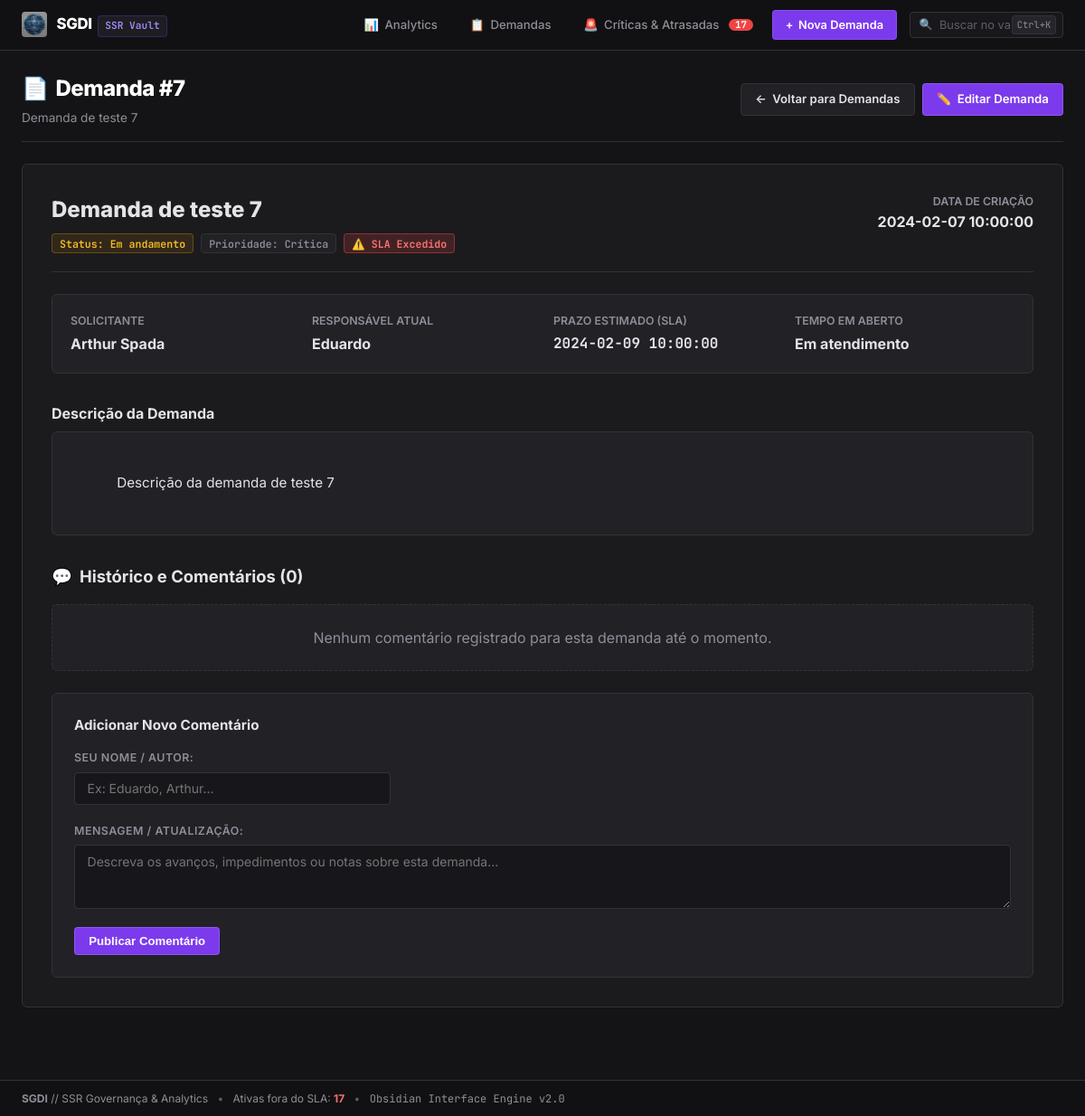
Page /detalhes/7 on the earlier database version.
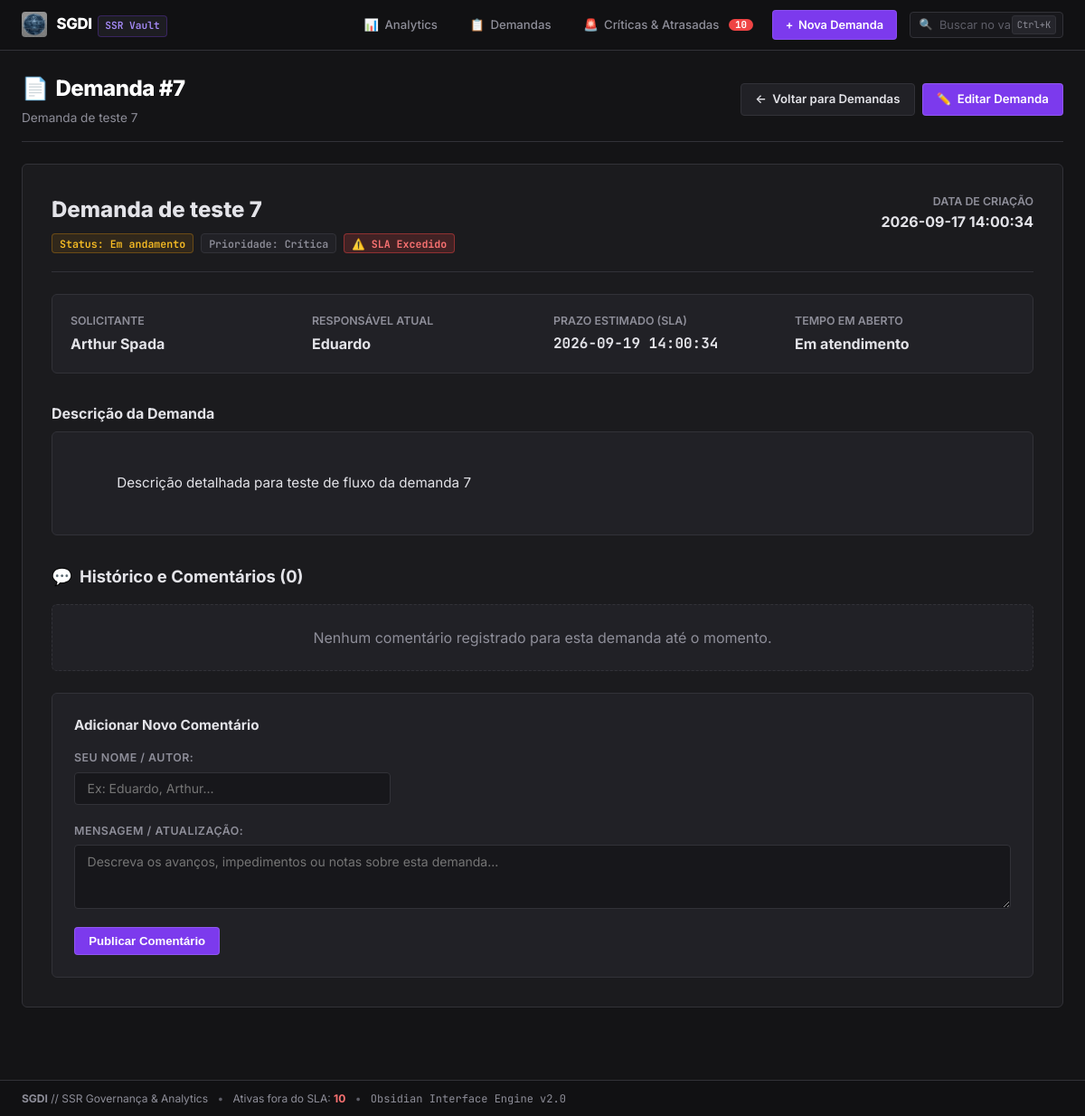
Same page on the later database version.
### tables this page shows
CREATE TABLE demandas (
    id INTEGER PRIMARY KEY AUTOINCREMENT,
    titulo TEXT NOT NULL,
    descricao TEXT,
    solicitante_id INTEGER NOT NULL,
    data_criacao TEXT,
    status TEXT NOT NULL DEFAULT 'Aberta',
    prioridade TEXT NOT NULL DEFAULT 'Média',
    responsavel_id INTEGER,
    data_conclusao TEXT,
    FOREIGN KEY (solicitante_id) REFERENCES usuarios(id),
    FOREIGN KEY (responsavel_id) REFERENCES usuarios(id)
);

### app.py (the view)
@app.route('/detalhes/<id>')
def detalhes(id):
    conn = get_db()
    garantir_migracao_db(conn)
    cursor = conn.cursor()
    demanda = cursor.execute(f'{SELECT_DEMANDAS} WHERE d.id = ?', (id,)).fetchone()
    comentarios = cursor.execute('SELECT * FROM comentarios WHERE demanda_id = ? ORDER BY id ASC', (id,)).fetchall()
    tempo_resolucao = None
    if demanda and demanda['status'] == 'Concluída' and demanda['data_conclusao']:
        dc = parse_data(demanda['data_criacao'])
        df = parse_data(demanda['data_conclusao'])
        if dc and df:
            dias = max(0.01, (df - dc).total_seconds() / 86400.0)
            tempo_resolucao = formatar_tempo_resolucao(dias)
    conn.close()
    if not demanda:
        flash('Demanda não encontrada.')
        return redirect(url_for('demandas'))
    return render_template('detalhes.html', demanda=demanda, comentarios=comentarios, tempo_resolucao=tempo_resolucao)

### app.py (called while the page is built)
def get_db():
    conn = sqlite3.connect(DB_PATH)
    conn.row_factory = sqlite3.Row
    return conn

def parse_data(valor):
    if not valor:
        return None
    val = str(valor).strip()
    for fmt in ('%Y-%m-%d %H:%M:%S', '%Y-%m-%d %H:%M:%S.%f', '%Y-%m-%d'):
        try:
            return datetime.strptime(val[:19] if len(val) >= 19 and fmt == '%Y-%m-%d %H:%M:%S' else val, fmt)
        except (ValueError, TypeError):
            pass
    try:
        return datetime.fromisoformat(val)
    except Exception:
        return None

@app.context_processor
def inject_global_stats():
    try:
        conn = get_db()
        count_urgentes = conn.execute(
            "SELECT COUNT(*) FROM demandas WHERE status NOT IN ('Concluída', 'Cancelada') AND (prioridade = 'Crítica' OR responsavel_id IS NULL OR datetime(data_criacao, '+' || (CASE prioridade WHEN 'Crítica' THEN 2 WHEN 'Alta' THEN 5 WHEN 'Média' THEN 10 WHEN 'Baixa' THEN 20 ELSE 30 END) || ' days') < datetime('now', 'localtime'))"
        ).fetchone()[0]
        conn.close()
        return {'total_urgentes_global': count_urgentes}
    except Exception:
        return {'total_urgentes_global': 0}

### templates/detalhes.html (shortened to what the changed rows need)
{% extends "base.html" %}
{% block content %}
<div class="dashboard-hero" style="margin-bottom: 1.5rem;">
    <div class="dashboard-hero-title">
        <h1><span>📄</span> Demanda #{{ demanda['id'] }}</h1>
        <p>{{ demanda['titulo'] }}</p>
    </div>
</div>
<div class="section-card" style="padding: 2rem;">
    <div style="display: flex; justify-content: space-between; align-items: flex-start; flex-wrap: wrap; gap: 1rem; margin-bottom: 1.5rem; padding-bottom: 1.25rem; border-bottom: 1px solid var(--border);">
        <div>
            <h2 style="font-size: 1.5rem; font-weight: 800; color: var(--text-main); margin-bottom: 0.5rem;">
                {{ demanda['titulo'] }}
            </h2>
            <div style="display: flex; gap: 0.5rem; flex-wrap: wrap;">
                <span class="badge badge-status-{{ demanda['status']|lower|replace(' ', '-') }}">
                    Status: {{ demanda['status'] }}
                </span>
                <span class="badge badge-prio-{{ demanda['prioridade']|lower }}">
                    Prioridade: {{ demanda['prioridade'] }}
                </span>
                {% if demanda['status_sla'] == 'atrasada' %}
                    <span class="badge badge-sla-atrasada">⚠️ SLA Excedido</span>
                {% elif demanda['status_sla'] == 'concluida_atrasada' %}
                    <span class="badge badge-sla-aviso">Concluída com Atraso</span>
                {% elif demanda['status_sla'] == 'concluida_no_prazo' %}
                    <span class="badge badge-sla-ok">✅ Concluída no Prazo</span>
                {% else %}
                    <span class="badge badge-sla-ok">Dentro do SLA</span>
                {% endif %}
            </div>
        </div>
        <div style="text-align: right;">
            <div style="font-size: 0.775rem; color: var(--text-muted); text-transform: uppercase; font-weight: 600;">Data de Criação</div>
            <div style="font-weight: 700; color: var(--text-main);">{{ demanda['data_criacao'] }}</div>
        </div>
    </div>
    <div style="display: grid; grid-template-columns: repeat(auto-fit, minmax(220px, 1fr)); gap: 1.5rem; margin-bottom: 2rem; background: var(--obs-bg-card); padding: 1.25rem; border-radius: var(--radius-md); border: 1px solid var(--border);">
        <div>
            <div style="font-size: 0.775rem; color: var(--text-muted); font-weight: 600; text-transform: uppercase;">Prazo Estimado (SLA)</div>
            <div style="font-weight: 700; color: var(--text-main); margin-top: 0.2rem;" class="obs-code">
                {{ demanda['data_limite'] or '-' }}
            </div>
        </div>
    </div>
    <div style="margin-bottom: 2rem;">
        <h3 style="font-size: 1rem; font-weight: 700; color: var(--text-main); margin-bottom: 0.5rem;">Descrição da Demanda</h3>
        <div style="background: var(--obs-bg-card); border: 1px solid var(--border); border-radius: var(--radius-md); padding: 1.25rem; font-size: 0.95rem; line-height: 1.6; color: var(--text-main); white-space: pre-wrap;">
            {{ demanda['descricao'] or 'Nenhuma descrição detalhada informada.' }}
        </div>
    </div>
</div>
{% endblock %}

Differences in the rows shown:
changed demandas "Demanda de teste 7": data_criacao "2024-02-07 10:00:00" → "2026-09-17 14:00:34"; descricao "Descrição da demanda de teste 7" → "Descrição detalhada para teste de fluxo da demanda 7"
Other differences:
{{ total_urgentes_global }}: "17" → "10"
{{ demanda['data_limite'] or '-' }}: "2024-02-09 10:00:00" → "2026-09-19 14:00:34"
